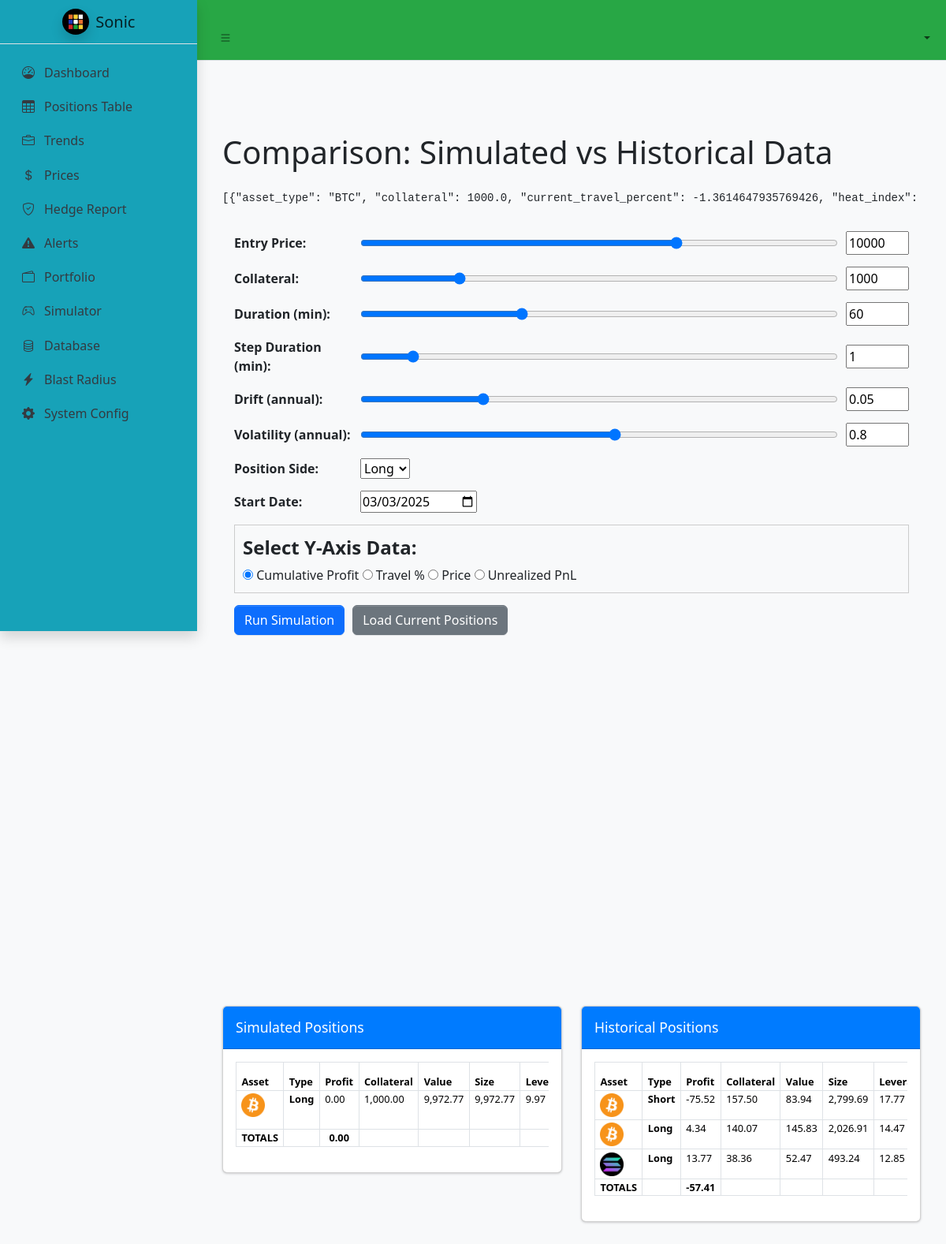
/simulator/compare, run on an earlier commit of the app's database.
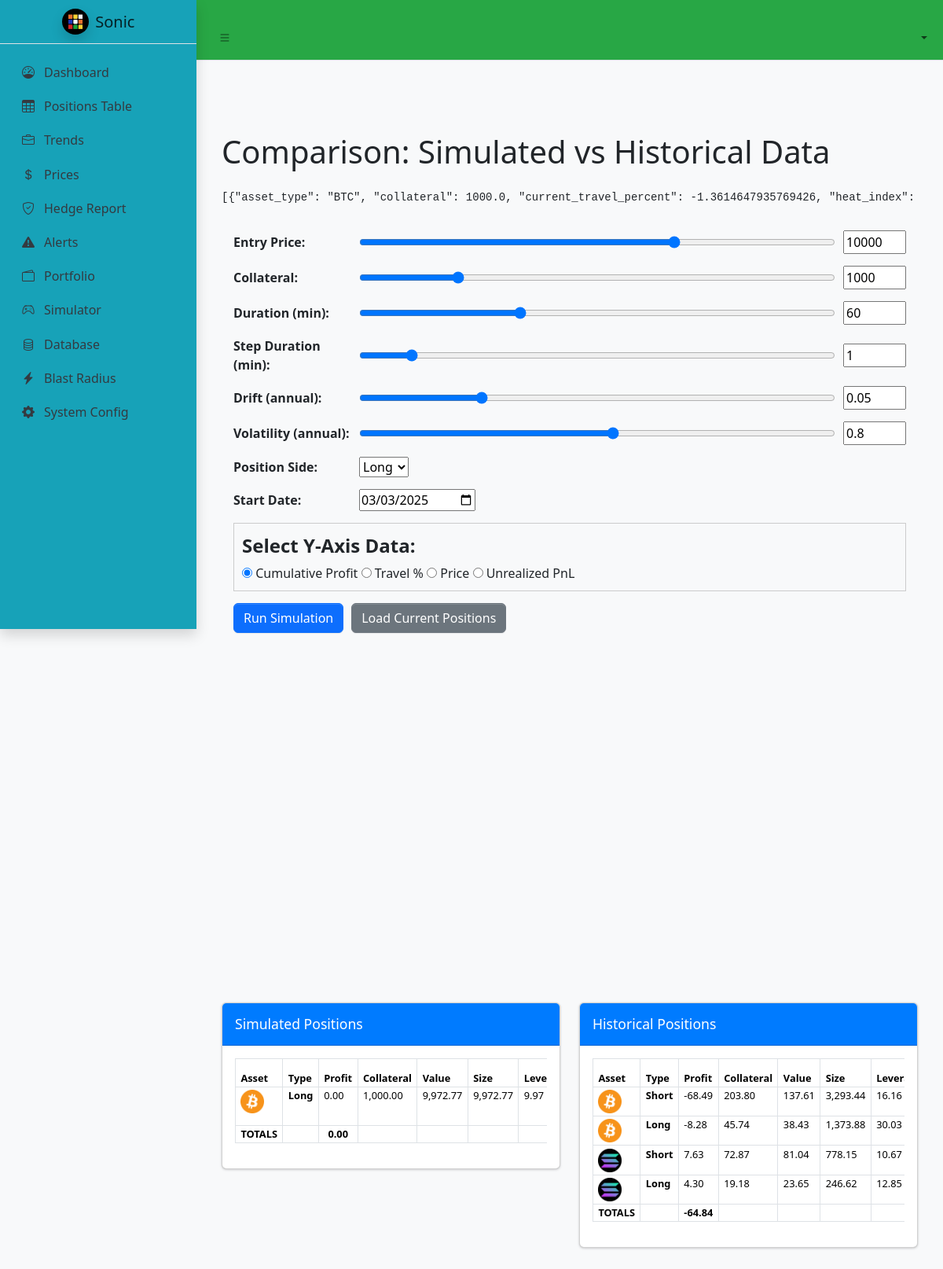
And on a later commit of the database.
### tables this page shows
CREATE TABLE positions (
        id TEXT PRIMARY KEY,
        asset_type TEXT,
        position_type TEXT,
        entry_price REAL,
        liquidation_price REAL,
        current_travel_percent REAL,
        value REAL,
        collateral REAL,
        size REAL,
        leverage REAL,
        wallet_name TEXT,
        last_updated DATETIME,
        alert_reference_id TEXT,
        hedge_buddy_id TEXT,
        current_price REAL,
        liquidation_distance REAL,
        heat_index REAL,
        current_heat_index REAL,
        pnl_after_fees_usd REAL
    );

### simulator/simulator_bp.py (the view, shortened to what this page needs)
@simulator_bp.route('/compare', methods=['GET', 'POST'])
def compare_simulation():
    baseline_params = {
        "entry_price": 10000.0,
        "liquidation_price": 8000.0,
        "position_size": 1.0,
        "collateral": 1000.0,
        "rebalance_threshold": -25.0,
        "hedging_cost_pct": 0.001,
        "simulation_duration": 60,  # minutes
        "dt_minutes": 1,
        "drift": 0.05,
        "volatility": 0.8,
        "position_side": "long"
    }
    tweaked_params = baseline_params.copy()
    tweaked_params["collateral"] = baseline_params["collateral"] * 1.10
    baseline_simulator = PositionSimulator(
        entry_price=baseline_params["entry_price"],
        liquidation_price=baseline_params["liquidation_price"],
        position_size=baseline_params["position_size"],
        collateral=baseline_params["collateral"],
        rebalance_threshold=baseline_params["rebalance_threshold"],
        hedging_cost_pct=baseline_params["hedging_cost_pct"],
        position_side=baseline_params["position_side"]
    )
    baseline_results = baseline_simulator.run_simulation(
        simulation_duration=baseline_params["simulation_duration"],
        dt_minutes=baseline_params["dt_minutes"],
        drift=baseline_params["drift"],
        volatility=baseline_params["volatility"]
    )
    tweaked_simulator = PositionSimulator(
        entry_price=tweaked_params["entry_price"],
        liquidation_price=tweaked_params["liquidation_price"],
        position_size=tweaked_params["position_size"],
        collateral=tweaked_params["collateral"],
        rebalance_threshold=tweaked_params["rebalance_threshold"],
        hedging_cost_pct=tweaked_params["hedging_cost_pct"],
        position_side=tweaked_params["position_side"]
    )
    tweaked_results = tweaked_simulator.run_simulation(
        simulation_duration=tweaked_params["simulation_duration"],
        dt_minutes=tweaked_params["dt_minutes"],
        drift=tweaked_params["drift"],
        volatility=tweaked_params["volatility"]
    )
    baseline_chart = [[entry["step"], entry["cumulative_profit"]] for entry in baseline_results["simulation_log"]]
    tweaked_chart = [[entry["step"], entry["cumulative_profit"]] for entry in tweaked_results["simulation_log"]]
    chart_data = {
        "simulated": baseline_chart,
        "real": tweaked_chart  # Placeholder; will be overridden if historical data is available.
    }
    data_locker = DataLocker.get_instance()
    historical_positions = data_locker.get_positions()
    portfolio_history = data_locker.get_portfolio_history()
    historical_chart = []
    for entry in portfolio_history:
        try:
            dt_obj = datetime.fromisoformat(entry["snapshot_time"])
            timestamp = int(dt_obj.timestamp() * 1000)
            historical_chart.append([timestamp, entry.get("total_value", 0.0)])
        except Exception as e:
            logger.error("Error processing portfolio snapshot: %s", e)
    if historical_chart:
        chart_data["real"] = historical_chart
    simulated_position = generate_simulated_position(baseline_results)
    simulated_positions = [simulated_position]
    return render_template(
        "compare.html",
        chart_data=chart_data,
        baseline_compare=baseline_chart,
        tweaked_compare=tweaked_chart,
        simulated_positions=simulated_positions,
        real_positions=historical_positions,
        timeframe=24,  # Example timeframe; adjust as needed.
        now=datetime.now()
    )

### templates/compare.html (shortened to what this page needs)
{% extends "base.html" %}
{% block content %}
<div class="container-fluid">
  <h1 class="mb-4">Comparison: Simulated vs Historical Data</h1>
  <pre>{{ simulated_positions|tojson }}</pre>
  <form id="simulationControls">
    <div class="control-group">
      <label for="entryPrice" class="control-label">Entry Price:</label>
      <input type="range" id="entryPrice" name="entry_price" min="0" max="15000" step="100" value="10000" oninput="syncControl('entryPrice')">
      <input type="number" id="entryPriceNumber" value="10000" oninput="syncControl('entryPrice', 'number')">
    </div>
    <div class="control-group">
      <label for="collateral" class="control-label">Collateral:</label>
      <input type="range" id="collateral" name="collateral" min="0" max="5000" step="50" value="1000" oninput="syncControl('collateral')">
      <input type="number" id="collateralNumber" value="1000" oninput="syncControl('collateral', 'number')">
    </div>
    <div class="control-group">
      <label for="simulationDuration" class="control-label">Duration (min):</label>
      <input type="range" id="simulationDuration" name="simulation_duration" min="0" max="180" step="10" value="60" oninput="syncControl('simulationDuration')">
      <input type="number" id="simulationDurationNumber" value="60" oninput="syncControl('simulationDuration', 'number')">
    </div>
    <div class="control-group">
      <label for="dtMinutes" class="control-label">Step Duration (min):</label>
      <input type="range" id="dtMinutes" name="dt_minutes" min="0" max="10" step="0.5" value="1" oninput="syncControl('dtMinutes')">
      <input type="number" id="dtMinutesNumber" value="1" oninput="syncControl('dtMinutes', 'number')">
    </div>
    <div class="control-group">
      <label for="drift" class="control-label">Drift (annual):</label>
      <input type="range" id="drift" name="drift" min="0" max="0.2" step="0.01" value="0.05" oninput="syncControl('drift')">
      <input type="number" id="driftNumber" value="0.05" step="0.01" oninput="syncControl('drift', 'number')">
    </div>
    <div class="control-group">
      <label for="volatility" class="control-label">Volatility (annual):</label>
      <input type="range" id="volatility" name="volatility" min="0" max="1.5" step="0.1" value="0.8" oninput="syncControl('volatility')">
      <input type="number" id="volatilityNumber" value="0.8" step="0.1" oninput="syncControl('volatility', 'number')">
    </div>
    <div class="control-group">
      <label for="positionSide" class="control-label">Position Side:</label>
      <select id="positionSide" name="position_side">
        <option value="long" selected>Long</option>
      </select>
    </div>
    <div class="control-group">
      <label for="startDate" class="control-label">Start Date:</label>
      <input type="date" id="startDate" name="start_date" value="{{ now.strftime('%Y-%m-%d') }}">
    </div>
    <fieldset id="yAxisSelection">
      <legend>Select Y-Axis Data:</legend>
      <label><input type="radio" name="y_axis" value="cumulative_profit" checked> Cumulative Profit</label>
      <label><input type="radio" name="y_axis" value="travel_percent"> Travel %</label>
      <label><input type="radio" name="y_axis" value="price"> Price</label>
      <label><input type="radio" name="y_axis" value="unrealized_pnl"> Unrealized PnL</label>
    </fieldset>
    <div class="control-group">
      <button type="button" class="btn btn-primary" onclick="runSimulation()">Run Simulation</button>
      <button type="button" id="loadPositionsBtn" class="btn btn-secondary" onclick="loadCurrentPositions()">Load Current Positions</button>
    </div>
  </form>
  <div id="dualChart"></div>
  <div class="row">
    <div class="col-md-6">
      <div class="card">
        <div class="card-header">
          <h3 class="card-title">Simulated Positions</h3>
        </div>
        <div class="card-body">
          <div class="table-responsive">
            <table class="table table-bordered" id="simulatedPositionsTable">
              <thead>
                <tr>
                  <th>Asset</th>
                  <th>Type</th>
                  <th>Profit</th>
                  <th>Collateral</th>
                  <th>Value</th>
                  <th>Size</th>
                  <th>Leverage</th>
                </tr>
              </thead>
              <tbody>
                {% for pos in simulated_positions|sort(attribute='size', reverse=True) %}
                <tr>
                  <td>
                    {% if pos.asset_type == 'BTC' %}
                      <img src="{{ url_for('static', filename='images/btc_logo.png') }}" alt="BTC" class="asset-icon">
                    {% elif pos.asset_type == 'ETH' %}
                      <img src="{{ url_for('static', filename='images/eth_logo.png') }}" alt="ETH" class="asset-icon">
                    {% elif pos.asset_type == 'SOL' %}
                      <img src="{{ url_for('static', filename='images/sol_logo.png') }}" alt="SOL" class="asset-icon">
                    {% else %}
                      {{ pos.asset_type }}
                    {% endif %}
                  </td>
                  <td><b>{{ pos.position_type }}</b></td>
                  <td>
                    {% if pos.pnl_after_fees_usd is defined and pos.pnl_after_fees_usd is not none %}
                      {{ "{:,.2f}".format(pos.pnl_after_fees_usd) }}
                    {% else %}
                      N/A
                    {% endif %}
                  </td>
                  <td>{{ "{:,.2f}".format(pos.collateral) }}</td>
                  <td>{{ "{:,.2f}".format(pos.value) }}</td>
                  <td>{{ "{:,.2f}".format(pos.size) }}</td>
                  <td>{{ "{:,.2f}".format(pos.leverage) }}</td>
                </tr>
                {% endfor %}
              </tbody>
              <tfoot>
                {% set sim_total_profit = simulated_positions|sum(attribute='pnl_after_fees_usd') %}
                <tr style="font-weight: bold; text-align: center;">
                  <td>TOTALS</td>
                  <td></td>
                  <td>{{ "{:,.2f}".format(sim_total_profit) }}</td>
                  <td></td>
                  <td></td>
                  <td></td>
                  <td></td>
                </tr>
              </tfoot>
            </table>
          </div>
        </div>
      </div>
    </div>
    <div class="col-md-6">
      <div class="card">
        <div class="card-header">
          <h3 class="card-title">Historical Positions</h3>
        </div>
        <div class="card-body">
          <div class="table-responsive">
            <table class="table table-bordered" id="historicalPositionsTable">
              <thead>
                <tr>
                  <th>Asset</th>
                  <th>Type</th>
                  <th>Profit</th>
                  <th>Collateral</th>
                  <th>Value</th>
                  <th>Size</th>
                  <th>Leverage</th>
                </tr>
              </thead>
              <tbody>
                {% for pos in real_positions|sort(attribute='size', reverse=True) %}
                <tr>
                  <td>
                    {% if pos.asset_type == 'BTC' %}
                      <img src="{{ url_for('static', filename='images/btc_logo.png') }}" alt="BTC" class="asset-icon">
                    {% elif pos.asset_type == 'ETH' %}
                      <img src="{{ url_for('static', filename='images/eth_logo.png') }}" alt="ETH" class="asset-icon">
                    {% elif pos.asset_type == 'SOL' %}
                      <img src="{{ url_for('static', filename='images/sol_logo.png') }}" alt="SOL" class="asset-icon">
                    {% else %}
                      {{ pos.asset_type }}
                    {% endif %}
                  </td>
                  <td><b>{{ pos.position_type }}</b></td>
                  <td>
                    {% if pos.pnl_after_fees_usd is defined and pos.pnl_after_fees_usd is not none %}
                      {{ "{:,.2f}".format(pos.pnl_after_fees_usd) }}
                    {% else %}
                      N/A
                    {% endif %}
                  </td>
                  <td>{{ "{:,.2f}".format(pos.collateral) }}</td>
                  <td>{{ "{:,.2f}".format(pos.value) }}</td>
                  <td>{{ "{:,.2f}".format(pos.size) }}</td>
                  <td>{{ "{:,.2f}".format(pos.leverage) }}</td>
                </tr>
                {% endfor %}
              </tbody>
              <tfoot>
                {% set real_total_profit = real_positions|sum(attribute='pnl_after_fees_usd') %}
                <tr style="font-weight: bold; text-align: center;">
                  <td>TOTALS</td>
                  <td></td>
                  <td>{{ "{:,.2f}".format(real_total_profit) }}</td>
                  <td></td>
                  <td></td>
                  <td></td>
                  <td></td>
                </tr>
              </tfoot>
            </table>
          </div>
        </div>
      </div>
    </div>
  </div>
</div>
{% endblock %}

What changed in the data, as far as the page shows it:
changed positions (number 1 of 4 on the later page): pnl_after_fees_usd "-75.52" → "-68.49"; collateral "157.50" → "203.80"; value "83.94" → "137.61"; size "2,799.69" → "3,293.44"; leverage "17.77" → "16.16"
changed positions (number 2 of 4 on the later page): pnl_after_fees_usd "4.34" → "-8.28"; collateral "140.07" → "45.74"; value "145.83" → "38.43"; size "2,026.91" → "1,373.88"; leverage "14.47" → "30.03"
added positions: position_type "Short", pnl_after_fees_usd "7.63", collateral "72.87", value "81.04", size "778.15", leverage "10.67"
changed positions (number 4 of 4 on the later page): pnl_after_fees_usd "13.77" → "4.30"; collateral "38.36" → "19.18"; value "52.47" → "23.65"; size "493.24" → "246.62"
Also different on the page:
{{ "{:,.2f}".format(real_total_profit) }}: "-57.41" → "-64.84"
